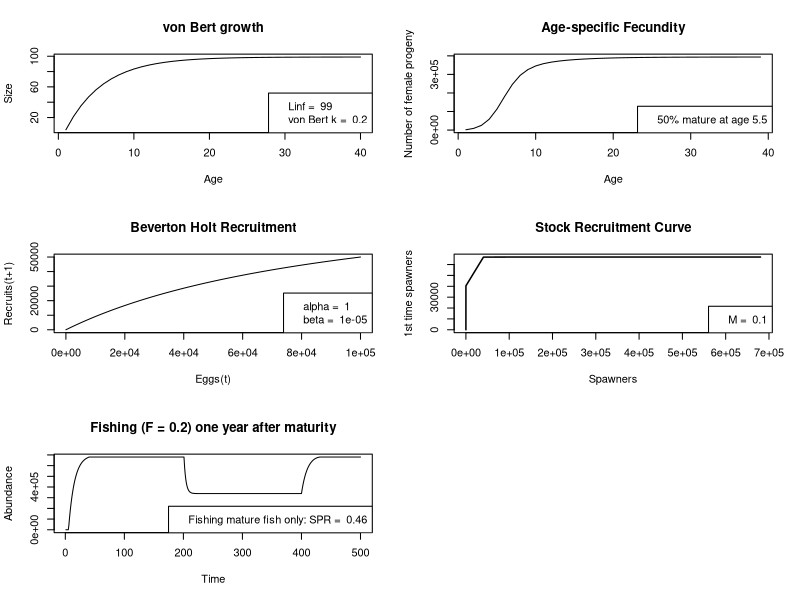

Here is the R script that generated this plot:

#This code generates the supplemental figures in Appendix 2. It is a discrete-time age- and size-structured simulation of population dynamics for a given suite of life history traits. From the simulated population dynamics, the Spawning Potential Ratio (SPR) can be calculated. The data here are for the Grouper in Fig. 2. 

 library(plyr)
library(fields)

#Model parameters:
Npop=100  #initial pop size (not important)
Tmax=500 #max years
Tfishing=200 #when we start fishing
Trecovery=400 #stop fishing 
  
  fishatmat=T # this switches which type of fishing (and graphing) we choose. If true, it graphs all life history graphs and age-selective fishing
  #Life history parameters      	
   recruitsize=4
    Amax=40 #max age
 	amat=5.5 #age at maturation  
 	Linf=99 #max size
	fishingsize = .75*Linf #size-selective fishery threshold size 
    k=.2   # Growth function param
    mu_f=0.2 #fishing mortality

   #thef following parameters are usually adjusted using indirect estimates 
    kappa=0.1  #natural mortality coef  
	eps=0.05 #natural mortality exp
	alpha = 1 #recrutiment function steepness  
	  c= 10   #egg prod coef 
	  d=3 #egg &sperm prod exp
	  g = 7000000#sperm prod coef
	  v = 50 #mass-at-size coef
	  wexp = .3  #mass-at-size exp
	  h=1 #sperm fertilization effectiveness
 	  N0 = 100000       
  	  q=.8 #maturation ogive steepness (1 = very steep)
         
#set up matrices
N=matrix(nrow=Amax, ncol=Tmax, data=0)
 
W=matrix(nrow=Amax, ncol=1, data=1)
L=matrix(nrow=Amax, ncol=1, data=1)
mu=matrix(nrow=Amax, ncol=1, data=0)
E=matrix(nrow=Amax, ncol=Tmax, data=0)
S=matrix(nrow=1, ncol=Tmax, data=0)
P=matrix(nrow=1, ncol=Tmax)
B=matrix(nrow=1, ncol=Tmax)
Y=matrix(nrow=1, ncol=Tmax) 
 
#set up vectors to hold age-specific variables 
Pmale=rep(0, Amax) #probability of sex change
fert=rep(0, Tmax) #fert probability
pmat=rep(0, Amax) #maturation probability
eggs=rep(0, Amax) #fecundity
mu=rep(0, Amax) #natural mortality
select=rep(0, Amax) #fishery selectivity

N[1, 1]=Npop #initial population size
L[1]=recruitsize #larval size at recruitment
 
   
#First: Define the age-specific growth, mortality, and maturation function
  
  for (a in 1:(Amax-1)) {
  	
  	
   #GROWTH 
		 
	L[a+1]= Linf*(1-exp(-k)) + (L[a])*exp(-k) #length at age
     W[a]= v*L[a]^wexp #weight at age
     
   #natural mortality
   mu[a]= kappa + eps/W[a]  #natural mortality function of Length (Lorenzen curve)
     
  

### age-dependent maturation
       pmat[a]= 1/(1+exp(-q*(a-amat))) 
     #pmat[a]=ifelse( a < amat, 0, 1)     #knife edge maturation
     
     
 #FISHING SELECTIVITY - can depend on either age or size  
 
      #JUST AFTER AGE AT MATURATION
     if(fishatmat==1) {
   select[a] = ifelse( a < amat+1, 0, 1)  #knife edge gear selectivity right after maturation  
        } else {
      
      #JUST AFTER SIZE AT MATURATION
       #select[a]= ifelse( L[a] < (Lmat), 0, 1)  #gear selectivity same for all mature fish  (this example not included in paper)     
       
        ##SIZE THRESHOLD
      	select[a] = ifelse(L[a]< fishingsize, 0, 1)     
          } #end if
 
 #FECUNDITY
       eggs[a]= c*W[a]^2 #fecundity is a function of individual mass-at-age 
 
   } #end 1st age loop
 
###################################################################
#Now for these age specific rates, simulate pop dynamics through time       
 for(t in 1:(Tmax-1)) {
	 
   
E[,t]=N[, t]*pmat*eggs  #assuming spawning occurs between 1 t and the next
 
P[t]= sum(E[,t])  #assuming fertilization is 100%
  
  	beta= (alpha*P[t]-1)/(N0*P[t])  
    
 N[1,t+1]= alpha*P[t]/(1+beta*P[t]) #this is the N_0 class that is born and enters in the next time step.. 
 
     for (age in 1:(Amax-1)) {
      
   Fishing= if (Tfishing < t & Trecovery > t) {
   				Fishing = select[age]*mu_f } else {
   				Fishing = 0
                     }
    
 	N[age+1,t+1] = N[age, t]*exp(-mu[age]-Fishing) #assuming mortality happens after spawning
 	B[t]=sum(N[,t]*W) #calculate biomass through time
 	 		
    } #end second age loop
      
       } #end t loop
   
   
   #Calculate summary metrics
  
  sums=colSums(N[amat:Amax,]) #calculate spawning popsize at each time
  LEP_unfished=sum(E[,Tfishing-2])
  LEP_fished=sum(E[,Tfishing+10])
  SPR=LEP_fished/LEP_unfished
 
 
 
 #plotting:
 
 if(fishatmat==1) {
 
 quartz()
 par(mfrow=c(3,2))

   plot(1:Amax, L, type="l", main="von Bert growth", ylab="Size", xlab="Age")
    legend("bottomright", legend=c( paste("Linf = ", Linf), paste("von Bert k = ", k)))

   plot(1:(Amax-1), eggs[-Amax]*pmat[-Amax], type="l", main="Age-specific Fecundity", ylab="Number of female progeny", xlab= "Age")
    legend("bottomright", legend=c(paste("50% mature at age", amat)))

   
  P_= 1:N0
  R=alpha*P_/(1+beta*P_)
   plot(P_, R, type="l", main="Beverton Holt Recruitment", xlab="Eggs(t)", ylab="Recruits(t+1)")
    legend("bottomright", legend=c(paste("alpha = ", round(alpha,6)), paste("beta = ", round(beta, 6))))

   
  
   plot(sums[1:(Tmax-1)], N[amat,2:Tmax], main="Stock Recruitment Curve", xlab="Spawners", ylab="1st time spawners", type="l", lwd=1.5)
  #abline(coef=c(0,1),  lwd=.5)
   
    legend("bottomright", legend=c(paste("M = ", kappa)))
  
   
   plot(1:Tmax, sums, type="l", main = "Fishing (F = 0.2) one year after maturity", xlab="Time", ylab="Abundance")
   legend("bottomright", legend=c( paste("Fishing mature fish only: SPR = ", round(SPR, 2))))
  } else {
  
  plot(1:Tmax, sums, type="l", main = "Fishing (F = 0.2) limit at 3/4 Linf ", xlab="Time", ylab="Abundance")
  legend("bottomright", legend=c( paste("Fishing based on size: SPR = ", round(SPR, 2))))


   }
  
